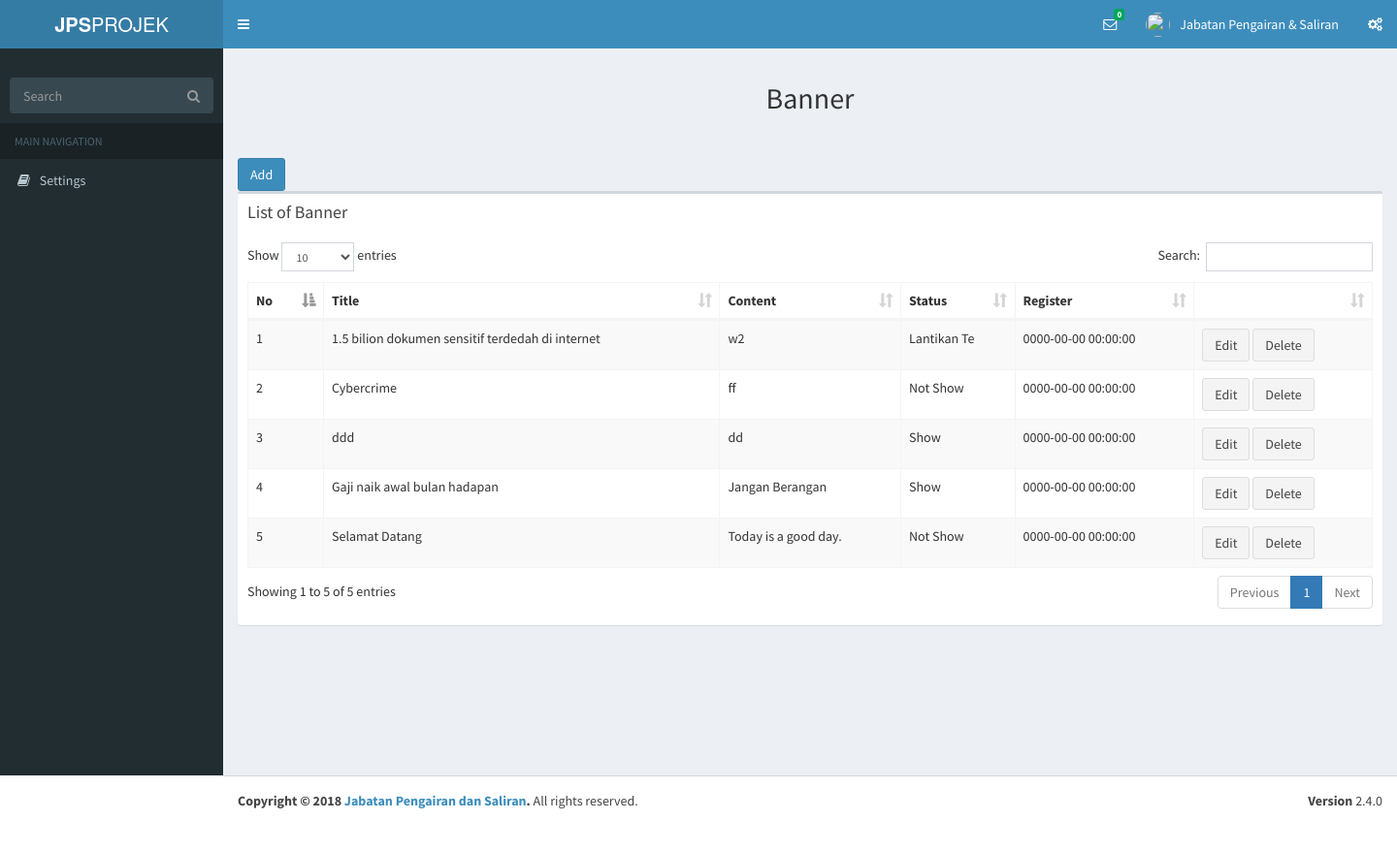
Screenshot of /index.php/welcome/banner with the database file from the repository.
### tables this page shows
CREATE TABLE `data_banner` (
  `id` int(11) NOT NULL,
  `banner_title` varchar(250) DEFAULT NULL,
  `banner_content` text,
  `banner_status` varchar(11) DEFAULT NULL,
  `banner_reg` timestamp NULL DEFAULT NULL
);

### application/controllers/Welcome.php (called while the page is built, shortened)
<?php
class Welcome extends CI_Controller {
	public function __construct() {
		$this->load->model('Welcome_model');
	}
	public function banner()
	{
		$data['title'] = 'Add New Banner';
		$this->form_validation->set_rules('title', 'Title', 'required');
		if($this->form_validation->run() == FALSE)
		{
			$this->load->view('template/header');
			$this->load->view('template/sidebar');
			$data['get_banner']=$this->Welcome_model->get_bannerview();
			$this->load->view('banner', $data);
			$this->load->view('template/footer');
		}
		else
		{
			$this->Welcome_model->create_banner();
			$lastId=$this->Welcome_model->getLastId();
			redirect(base_url('welcome/banner'));
		}
	}
}

### index.php (called while the page is built, shortened)
<?php
require_once BASEPATH.'core/CodeIgniter.php';

### application/models/Welcome_model.php (called while the page is built, shortened)
<?php
 class Welcome_model extends CI_Model
 {
	public function get_bannerview()
	{
		$query = $this->db->get('data_banner');
		return $query->result();
	}
 }
 ?>

### application/views/banner.php (the view, shortened to what this page needs)
<div class="content-wrapper">
  <section class="content-header">
    <center>
      <h2>
        Banner
      </h2>
    </center>
  </section>
  <br>
  <section class="content">
    <div class="row">
      <div class="col-md-12">
        <button type="button" class="btn btn-primary" data-toggle="modal" data-target=".bd-example-modal-lg">Add</button>
        <div class="box">
          <div class="box-header">
            <h3 class="box-title">List of Banner</h3>
          </div>
          <div class="box-body">
            <table id="example1" class="table table-bordered table-striped">
              <thead>
                <tr>
                  <th>No</th>
                  <th>Title</th>
                  <th>Content</th>
                  <th>Status</th>
                  <th>Register</th>
                  <th></th>
                </tr>
              </thead>
              <tbody>
               <?php
               foreach ($get_banner as $row) {
                 ?>
                 <tr>
                  <td><?php echo $row->id?></td>
                  <td><?php echo $row->banner_title?></td>
                  <td><?php echo $row->banner_content?></td>
                  <td><?php echo $row->banner_status?></td>
                  <td><?php echo $row->banner_reg?></td>
                  <td><button type="edit" name="edit" class="btn btn-default">Edit</button>
                    <button type="delete" name="delete" class="btn btn-default">Delete</button>
                  </td>
                </tr>
                <?php } ?>
              </tbody>
            </table>
          </div>
        </div>
      </div>
    </div>
  </section>
</div>
</div>

### rows the page displays
data_banner: id "1", banner_title "1.5 bilion dokumen sensitif terdedah di internet", banner_content "w2", banner_status "Lantikan Te", banner_reg "0000-00-00 00:00:00"
data_banner: id "2", banner_title "Cybercrime", banner_content "ff", banner_status "Not Show", banner_reg "0000-00-00 00:00:00"
data_banner: id "3", banner_title "ddd", banner_content "dd", banner_status "Show", banner_reg "0000-00-00 00:00:00"
data_banner: id "4", banner_title "Gaji naik awal bulan hadapan", banner_content "Jangan Berangan", banner_status "Show", banner_reg "0000-00-00 00:00:00"
data_banner: id "5", banner_title "Selamat Datang", banner_content "Today is a good day.", banner_status "Not Show", banner_reg "0000-00-00 00:00:00"
